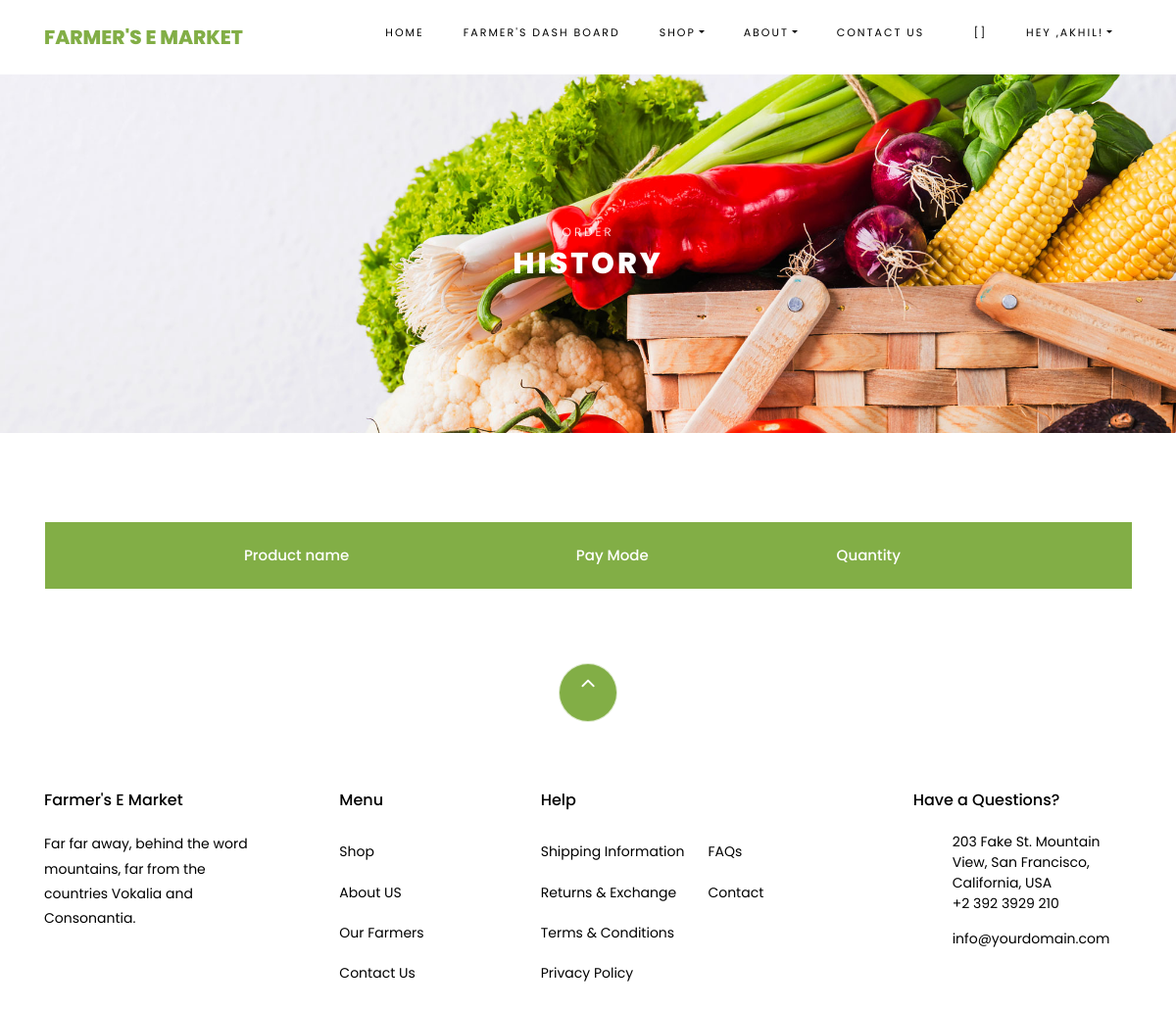
Before: /orderhistory (signed in) with the older database file.
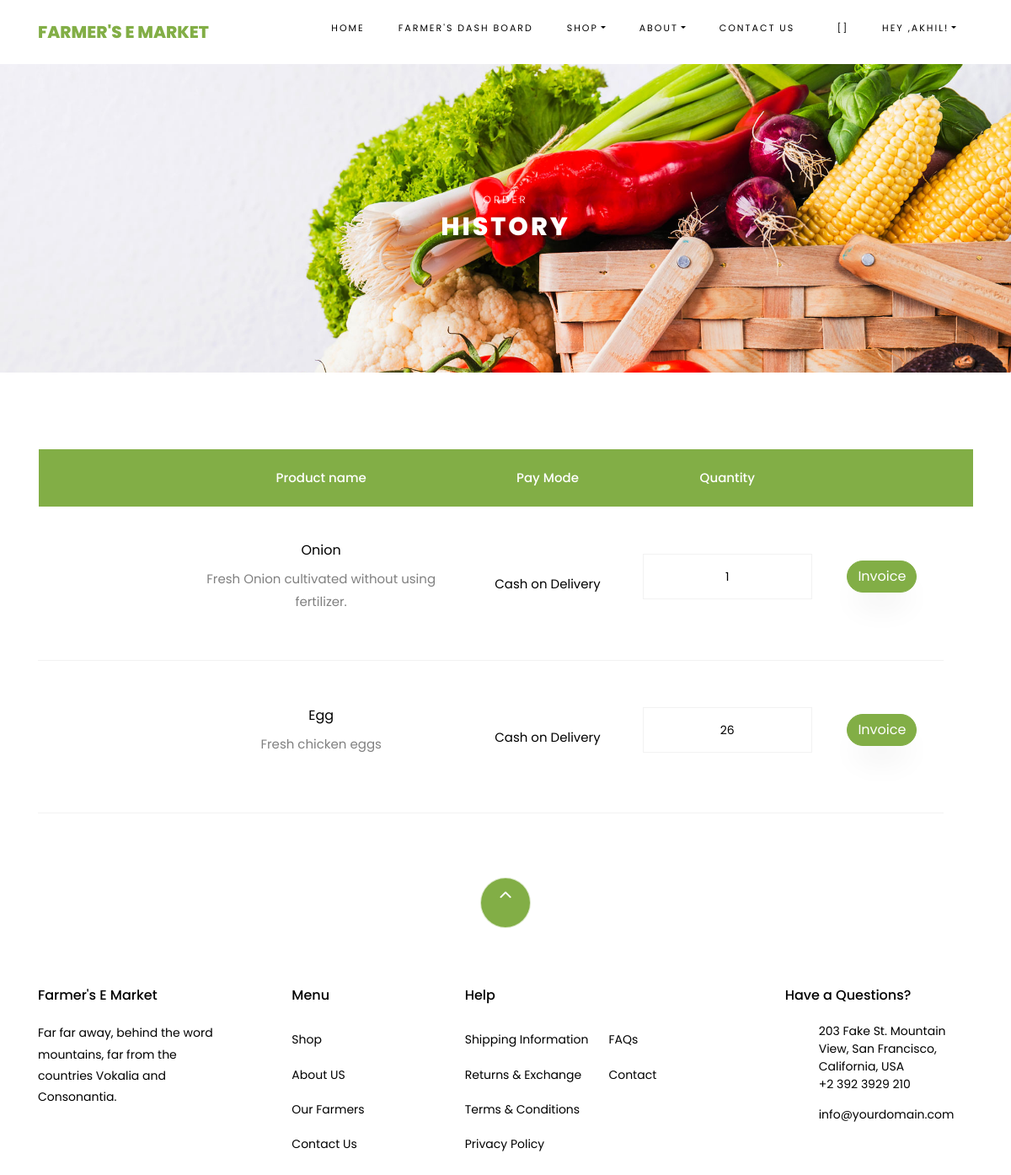
After: the same page with the newer database file.
### public/models.py (models this page shows)
class orderDetails(models.Model):
	userid = models.ForeignKey(User,default=None,on_delete=models.CASCADE)
	productid = models.ForeignKey(products,default=None,on_delete=models.CASCADE)
	quantity = models.IntegerField(default=1)
	date = models.DateTimeField(auto_now_add=True)
	address = models.TextField()
	status = models.BooleanField(default=False)
	paymode = models.CharField(max_length=20,default=None)

### farmers/models.py (models this page shows)
class products(models.Model):
	pname = models.CharField(max_length=100)
	ptype = models.CharField(max_length=10, choices=ptypes, default='Vegetables')
	description = models.TextField()
	stock = models.IntegerField()
	price  =models.IntegerField()
	img = ResizedImageField(size=[500, 400],crop=['middle', 'center'],upload_to='products/pics')
	offer = models.BooleanField(default=False)
	isactive = models.BooleanField(default=True)
	offerprice = models.IntegerField(blank=True,null=True)
	created_at = models.DateField(auto_now_add=True)
	owner = models.ForeignKey(User,default=None,on_delete=models.CASCADE)#for now to pass form validation,will remove later

### public/views.py (the view)
# urls.py: path('orderhistory', views.orderhistory,name='order_shistory'),
def orderhistory(request):
	if request.user.is_anonymous:
		return redirect('/')
	try:
		orderlist=orderDetails.objects.filter(userid_id=request.user,status=True)
	except orderlist.DoesNotExist:
		orderlist = None
	return render(request,"public/orderhistory.html",{'orderlist':orderlist})

### template/public/orderhistory.html
{% extends 'public/base.html' %}
{% load static %}
{% block content %}
    <div class="hero-wrap hero-bread" style="background-image: url('{% static 'public/images/bg_1.jpg' %}');">
      <div class="container">
        <div class="row no-gutters slider-text align-items-center justify-content-center">
          <div class="col-md-9 ftco-animate text-center">
          	<p class="breadcrumbs">Order</p>
            <h1 class="mb-0 bread">History</h1>
          </div>
        </div>
      </div>
    </div>
    <section class="ftco-section ftco-cart">
			<div class="container">
				<div class="row">
    			<div class="col-md-12 ftco-animate">
    				<div class="cart-list">
	    				<table class="table">
						    <thead class="thead-primary">
						      <tr class="text-center">
						         <th>&nbsp;</th>
						        <th>Product name</th>
						        <th>Pay Mode</th>
						        <th>Quantity</th>
						        <th>&nbsp;</th>
						        <th>&nbsp;</th>
						      </tr>
						    </thead>
						    <tbody>
						    	{% if orderlist %}
						    	{% for item in orderlist %}
						      <tr id="myElement" class="text-center">
						        <td class="image-prod"><a href="/product?id={{ item.productid.id }}"><div class="img" style="background-image:url({{ item.productid.img.url}});"></div></a></td>
						        <td class="product-name">
						        	<h3>{{ item.productid.pname }}</h3>
						        	<p>{{ item.productid.description }}</p>
						        </td>
						        <td class="price">{{ item.paymode }}</td>
						        <td class="quantity">
						        	<div class="input-group mb-3">
					             	<input type="text" name="quantity" class="quantity form-control input-number" value="{{ item.quantity }}" min="1" max="100" readonly>
					          	</div>
					          </td>
						         <td ><p><a href="/invoice?id={{ item.id }}" class=" btn btn-primary " data-id="{{ item.id }}">Invoice</a></p></td>
						      </tr>
						      {% endfor %}
						      {% endif %}
						    </tbody>
						  </table>
					  </div>
    			</div>
    		</div>
			</div>
		</section>
 {% endblock %}

### template/public/base.html (shortened to what this page needs)
{% load static %}
<!DOCTYPE html>
<html lang="en">
  <head>
    <link rel="stylesheet" href="{% static 'public/css/open-iconic-bootstrap.min.css' %}">
    <link rel="stylesheet" href="{% static 'public/css/animate.css' %}">
    <link rel="stylesheet" href="{% static 'public/css/owl.carousel.min.css' %}">
    <link rel="stylesheet" href="{% static 'public/css/owl.theme.default.min.css' %}">
    <link rel="stylesheet" href="{% static 'public/css/magnific-popup.css' %}">
    <link rel="stylesheet" href="{% static 'public/css/aos.css' %}">
    <link rel="stylesheet" href="{% static 'public/css/ionicons.min.css' %}">
    <link rel="stylesheet" href="{% static 'public/css/bootstrap-datepicker.css' %}">
    <link rel="stylesheet" href="{% static 'public/css/jquery.timepicker.css' %}">
    <link rel="stylesheet" href="{% static 'public/css/flaticon.css' %}">
    <link rel="stylesheet" href="{% static 'public/css/icomoon.css' %}">
    <link rel="stylesheet" href="{% static 'public/css/style.css' %}">
  </head>
  <body class="goto-here">
    <nav class="navbar navbar-expand-lg navbar-dark ftco_navbar bg-dark ftco-navbar-light" id="ftco-navbar">
	    <div class="container">
	      <a class="navbar-brand" href="index">Farmer's E Market</a>
	      <div class="collapse navbar-collapse" id="ftco-nav">
	        <ul class="navbar-nav ml-auto">
	          <li class="nav-item active"><a href="index" class="nav-link">Home</a></li>
            {% if user.userprofile.ismerchant == True %}
            <li class="nav-item active"><a href="/farmers/dash" class="nav-link">Farmer's Dash Board</a></li>
            {% endif %}
	          <li class="nav-item dropdown">
              <a class="nav-link dropdown-toggle" href="shop" id="dropdown04" data-toggle="dropdown" aria-haspopup="true" aria-expanded="false">Shop</a>
            </li>
            <li class="nav-item dropdown">
              <a class="nav-link dropdown-toggle" href="shop" id="dropdown04" data-toggle="dropdown" aria-haspopup="true" aria-expanded="false">About</a>
            </li>
	          <li class="nav-item"><a href="contact" class="nav-link">Contact us</a></li>
            {% if user.is_authenticated %}
	           <li class="nav-item cta cta-colored"><a href="cart" class="nav-link"><span class="icon-shopping_cart"></span><label id="cartcount">[]</label></a></li>
             <li class="nav-item dropdown">
              <a class="nav-link dropdown-toggle" href="shop" id="dropdown04" data-toggle="dropdown" aria-haspopup="true" aria-expanded="false">Hey ,{{ user.first_name }}!</a>
            </li>
             {% else %}
              <li class="nav-item active"><a href="plogin" class="nav-link">Login</a></li>
              {% endif %}
	        </ul>
	      </div>
	    </div>
	  </nav>
    {% block content %}
    {% endblock %}
    <footer class="ftco-footer ftco-section">
      <div class="container">
        <div class="row">
          <div class="mouse">
            <a href="#" class="mouse-icon">
              <div class="mouse-wheel"><span class="ion-ios-arrow-up"></span></div>
            </a>
          </div>
        </div>
        <div class="row mb-5">
          <div class="col-md">
            <div class="ftco-footer-widget mb-4">
              <h2 class="ftco-heading-2">Farmer's E Market</h2>
              <p>Far far away, behind the word mountains, far from the countries Vokalia and Consonantia.</p>
              <ul class="ftco-footer-social list-unstyled float-md-left float-lft mt-5">
              </ul>
            </div>
          </div>
          <div class="col-md">
            <div class="ftco-footer-widget mb-4 ml-md-5">
              <h2 class="ftco-heading-2">Menu</h2>
              <ul class="list-unstyled">
                <li><a href="shop" class="py-2 d-block">Shop</a></li>
                <li><a href="about" class="py-2 d-block">About US</a></li>
                <li><a href="ourfarmers" class="py-2 d-block">Our Farmers</a></li>
                <li><a href="contact" class="py-2 d-block">Contact Us</a></li>
              </ul>
            </div>
          </div>
          <div class="col-md-4">
             <div class="ftco-footer-widget mb-4">
              <h2 class="ftco-heading-2">Help</h2>
              <div class="d-flex">
                <ul class="list-unstyled mr-l-5 pr-l-3 mr-4">
                  <li><a href="#" class="py-2 d-block">Shipping Information</a></li>
                  <li><a href="#" class="py-2 d-block">Returns &amp; Exchange</a></li>
                  <li><a href="#" class="py-2 d-block">Terms &amp; Conditions</a></li>
                  <li><a href="#" class="py-2 d-block">Privacy Policy</a></li>
                </ul>
                <ul class="list-unstyled">
                  <li><a href="#" class="py-2 d-block">FAQs</a></li>
                  <li><a href="#" class="py-2 d-block">Contact</a></li>
                </ul>
              </div>
            </div>
          </div>
          <div class="col-md">
            <div class="ftco-footer-widget mb-4">
              <h2 class="ftco-heading-2">Have a Questions?</h2>
              <div class="block-23 mb-3">
                <ul>
                  <li><span class="icon icon-map-marker"></span><span class="text">203 Fake St. Mountain View, San Francisco, California, USA</span></li>
                  <li><a href="#"><span class="icon icon-phone"></span><span class="text">+2 392 3929 210</span></a></li>
                  <li><a href="#"><span class="icon icon-envelope"></span><span class="text">info@yourdomain.com</span></a></li>
                </ul>
              </div>
            </div>
          </div>
        </div>
      </div>
    </footer>
  </body>
</html>

### static/public/css/icomoon.css (style rules this page uses)
[class^="icon-"], [class*=" icon-"] { font-family: 'icomoon' !important; speak: none; font-style: normal; font-weight: normal; font-variant: normal; text-transform: none; line-height: 1; -webkit-font-smoothing: antialiased; -moz-osx-font-smoothing: grayscale; }
.icon-map-marker:before { content: "\f041"; }
.icon-phone:before { content: "\f095"; }
.icon-envelope:before { content: "\f0e0"; }
.icon-shopping_cart:before { content: "\e8cc"; }

Changed rows visible on the page:
added orderDetails: productid.pname "Onion", productid.description "Fresh Onion cultivated without using fertilizer.", paymode "Cash on Delivery", quantity "1"
added orderDetails: productid.pname "Egg", productid.description "Fresh chicken eggs", paymode "Cash on Delivery", quantity "26"
